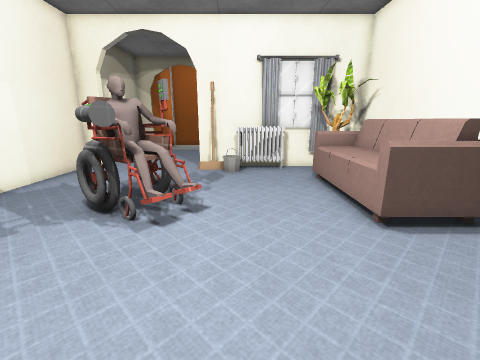
view 1 (above)

12 first-person views from a walk through a 3-D level made in the Godot game engine. The camera is 1.3 m above the floor, tilts 14° down and sees 90° across. The floor is counted in squares, 0.5 m on a side. Each view is taken from the middle of a square. On the plan, view 1 faces up. The plan holds only what a view shows up to about 17 squares ahead; the rest is blank. Characters and animated objects are not drawn. Some surface patterns are stand-ins.

view 2
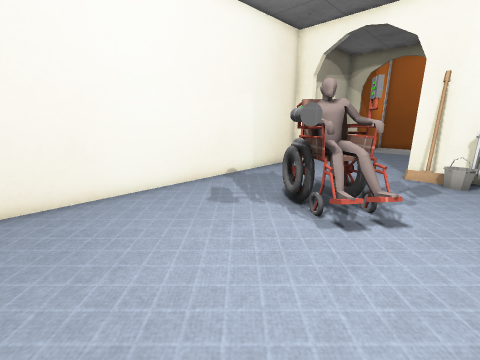

view 3
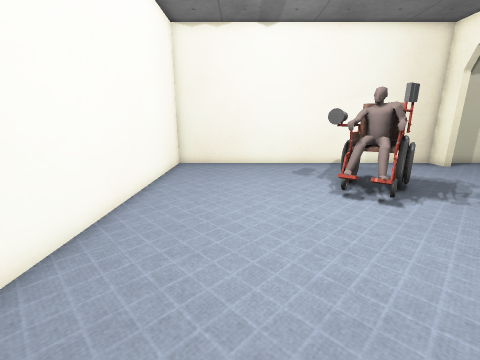

view 4
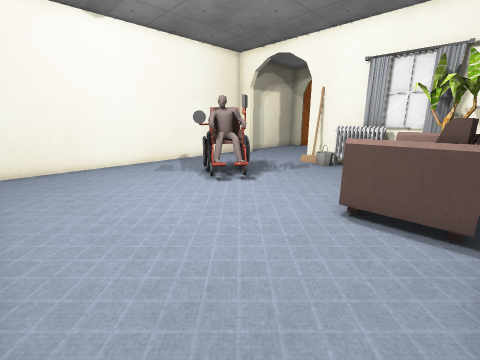

view 5
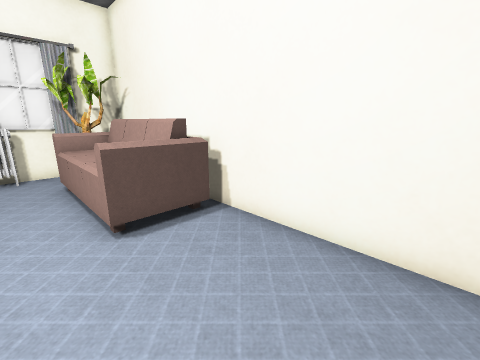

view 6
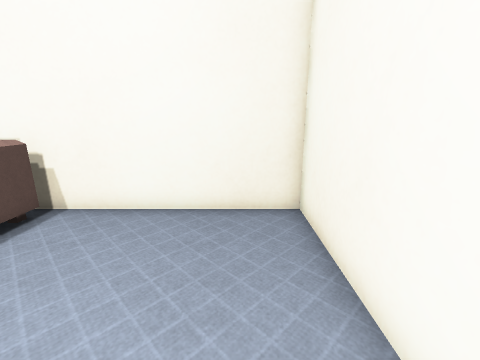

view 7
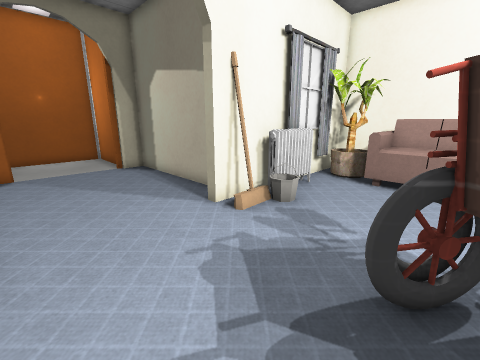

view 8
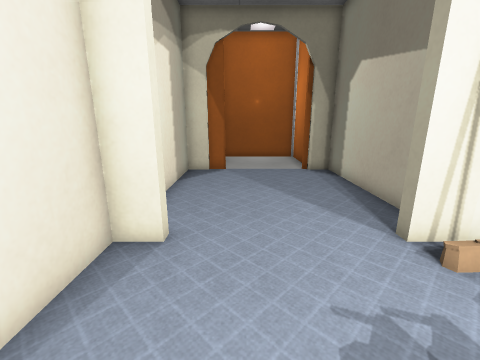

view 9
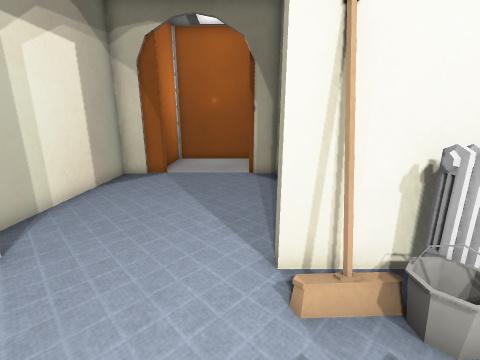

view 10
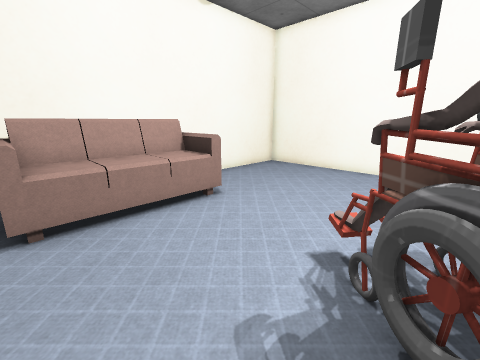

view 11
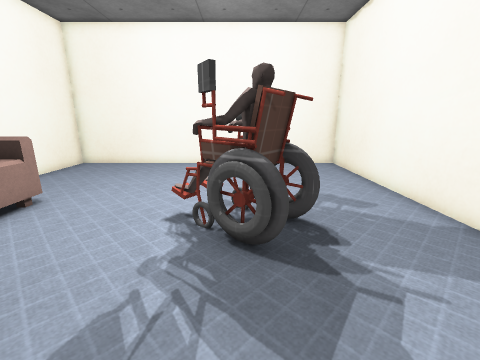

view 12
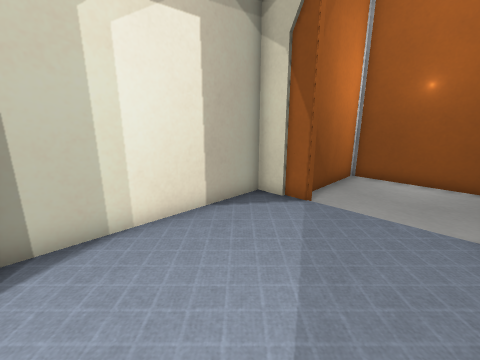

### Floor plan
Key: @ floor where view 1 was taken; # wall or solid block; . floor; = window, fence, low wall or low ledge; R radiator; P plant; B bucket; S sofa; T thing the floor can be seen under or through; E elevator.
Columns run from 9 left of view 1 to 7 right of it. Each row starts with its distance up from view 1.
 27   EEEEEE
 26   E    E
 25   E    E
 24   E    E
 23   E    E
 22 ##E....E#
 21 #.......#
 20 #.......#
 19 #.......#
 18 #.......#
 17 #.......#
 16 #.......#
 15 #.......#
 14 ##.....##########
 13 #......##RRR .P #
 12 #........B...PP #
 11 #...........SSSS#
 10 #...........SSSS#
  9 #....==.....SSSS#
  8 #... TTT....SSSS#
  7 #...=TTT....SSSS#
  6 #....TT=....SSSS#
  5 #............SSS#
  4 #...............#
  3 #...............#
  2 #...............#
  1 #...............#
  0 #........@......#
 -1 #...............#
 -2 #################

Where each view was taken, in squares from view 1:
view 1: 0 up, 0 right, facing up
view 2: 0 up, 0 right, facing up-left
view 3: 2 up, 6 right, facing left
view 4: 1 down, 6 right, facing up-left
view 5: 0 up, 2 right, facing up-right
view 6: 0 up, 0 right, facing right
view 7: 8 up, 7 left, facing up-right
view 8: 9 up, 6 left, facing up
view 9: 10 up, 3 left, facing up
view 10: 11 up, 3 left, facing down-right
view 11: 13 up, 3 left, facing down
view 12: 15 up, 3 left, facing up-left
